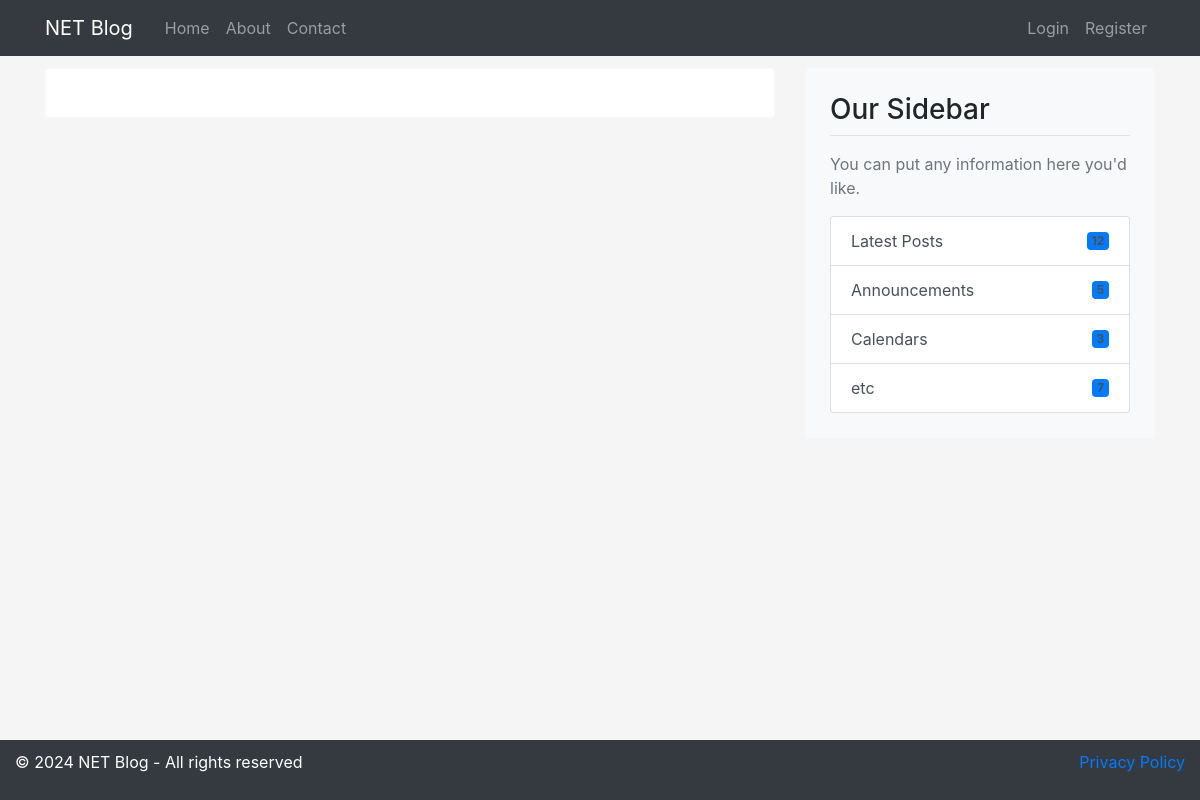
/blog/, run on an earlier commit of the app's database.
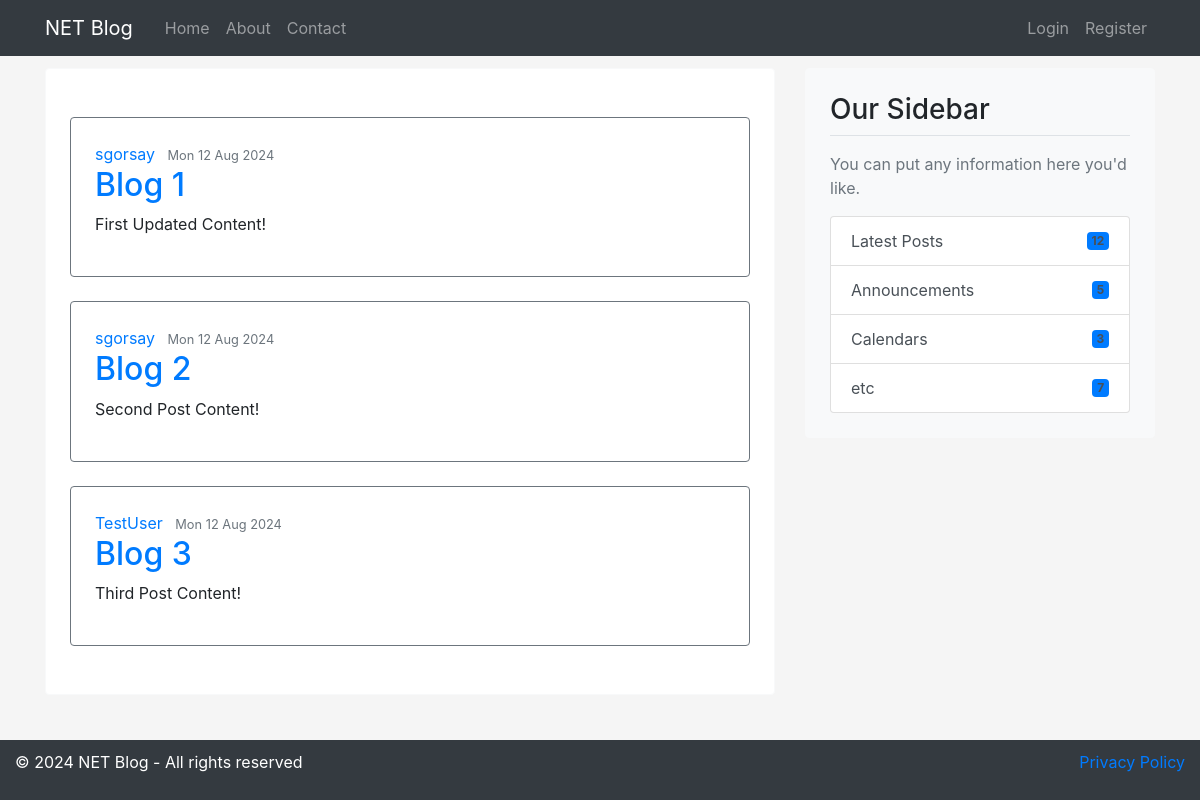
And on a later commit of the database.
### blog/models.py (models this page shows, shortened)
class Post(models.Model):
    title = models.CharField(max_length=100)
    content = models.TextField()
    date_posted = models.DateTimeField(default = timezone.now)
    author = models.ForeignKey(User, on_delete=models.CASCADE)

### blog/views.py (the view)
# urls.py: path('', home, name='blog-home'),
def home(request):
    context = {
        'posts': Post.objects.all()
    }
    return render(request, 'blog/home.html', context)

### blog/templates/blog/home.html
{% extends "blog/base.html" %}
{% block content %}
    {% for post in posts %}
        <div class="container my-4 p-4 border border-secondary rounded shadow-sm bg-white">
            <article class="media content-section">
                <div class="media-body">
                    <div class="article-metadata">
                        <a class="mr-2" href="#">{{ post.author }}</a>
                        <small class="text-muted">{{ post.date_posted|date:"D d M Y" }}</small>
                    </div>
                    <h2><a class="article-title" href="#">{{ post.title }}</a></h2>
                    <div class="article-content-container">
                        <p class="article-content">{{ post.content }}</p>
                    </div>
                </div>
            </article>
        </div>
    {% endfor %}
{% endblock content %}

### blog/templates/blog/base.html (shortened to what this page needs)
{% load static %}
<!DOCTYPE html>
<html lang="en">
<head>
    <link rel="stylesheet" href="https://maxcdn.bootstrapcdn.com/bootstrap/4.0.0/css/bootstrap.min.css">
</head>
<body>
    <header class="site-header">
        <nav class="navbar navbar-expand-md navbar-dark bg-dark fixed-top">
            <div class="container">
                <a class="navbar-brand mr-4" href="{% url 'blog-home' %}">NET Blog</a>
                <div class="collapse navbar-collapse" id="navbarToggle">
                    <div class="navbar-nav mr-auto">
                        <a class="nav-item nav-link" href="{% url 'blog-home' %}">Home</a>
                        <a class="nav-item nav-link" href="{% url 'blog-about' %}">About</a>
                        <a class="nav-item nav-link" href="{% url 'blog-contact' %}">Contact</a>
                    </div>
                    <div class="navbar-nav">
                        <a class="nav-item nav-link" href="{% url 'blog-login' %}">Login</a>
                        <a class="nav-item nav-link" href="{% url 'blog-register' %}">Register</a>
                    </div>
                </div>
            </div>
        </nav>
    </header>
    <main role="main" class="container mt-5">
        <div class="row">
            <div class="col-lg-8 mb-4">
                <div class="bg-white p-4 shadow rounded border border-light">
                    {% block content %}{% endblock %}
                </div>
            </div>
            <div class="col-lg-4">
                <div class="content-section p-4 bg-light shadow rounded border border-light">
                    <h3 class="border-bottom pb-2 mb-3">Our Sidebar</h3>
                    <p class="text-muted">
                        You can put any information here you'd like.
                    </p>
                    <ul class="list-group">
                        <li class="list-group-item d-flex justify-content-between align-items-center list-group-item-action">
                            Latest Posts
                            <span class="badge bg-primary rounded-pill">12</span>
                        </li>
                        <li class="list-group-item d-flex justify-content-between align-items-center list-group-item-action">
                            Announcements
                            <span class="badge bg-primary rounded-pill">5</span>
                        </li>
                        <li class="list-group-item d-flex justify-content-between align-items-center list-group-item-action">
                            Calendars
                            <span class="badge bg-primary rounded-pill">3</span>
                        </li>
                        <li class="list-group-item d-flex justify-content-between align-items-center list-group-item-action">
                            etc
                            <span class="badge bg-primary rounded-pill">7</span>
                        </li>
                    </ul>
                </div>
            </div>
        </div>
    </main>
    <footer>
        <div class="container-fluid">
            <div class="row">
                <div class="col-md-8">
                    <p>&copy; 2024 NET Blog - All rights reserved</p>
                </div>
                <div class="col-md-4 text-right">
                    <a href="{% url 'blog-privacy' %}">Privacy Policy</a>
                </div>
            </div>
        </div>
    </footer>
</body>
</html>

### blog/templates/blog/base.html (style rules this page uses)
html, body { height: 100%; margin: 0; background-color: whitesmoke; display: flex; flex-direction: column; padding-top: 10px; }
footer { background-color: #343a40; color: white; padding: 10px 0; position: fixed; width: 100%; bottom: 0; }

What changed in the data, as far as the page shows it:
added Post: author "sgorsay", date_posted "Mon 12 Aug 2024", title "Blog 1", content "First Updated Content!"
added Post: author "sgorsay", date_posted "Mon 12 Aug 2024", title "Blog 2", content "Second Post Content!"
added Post: author "TestUser", date_posted "Mon 12 Aug 2024", title "Blog 3", content "Third Post Content!"
